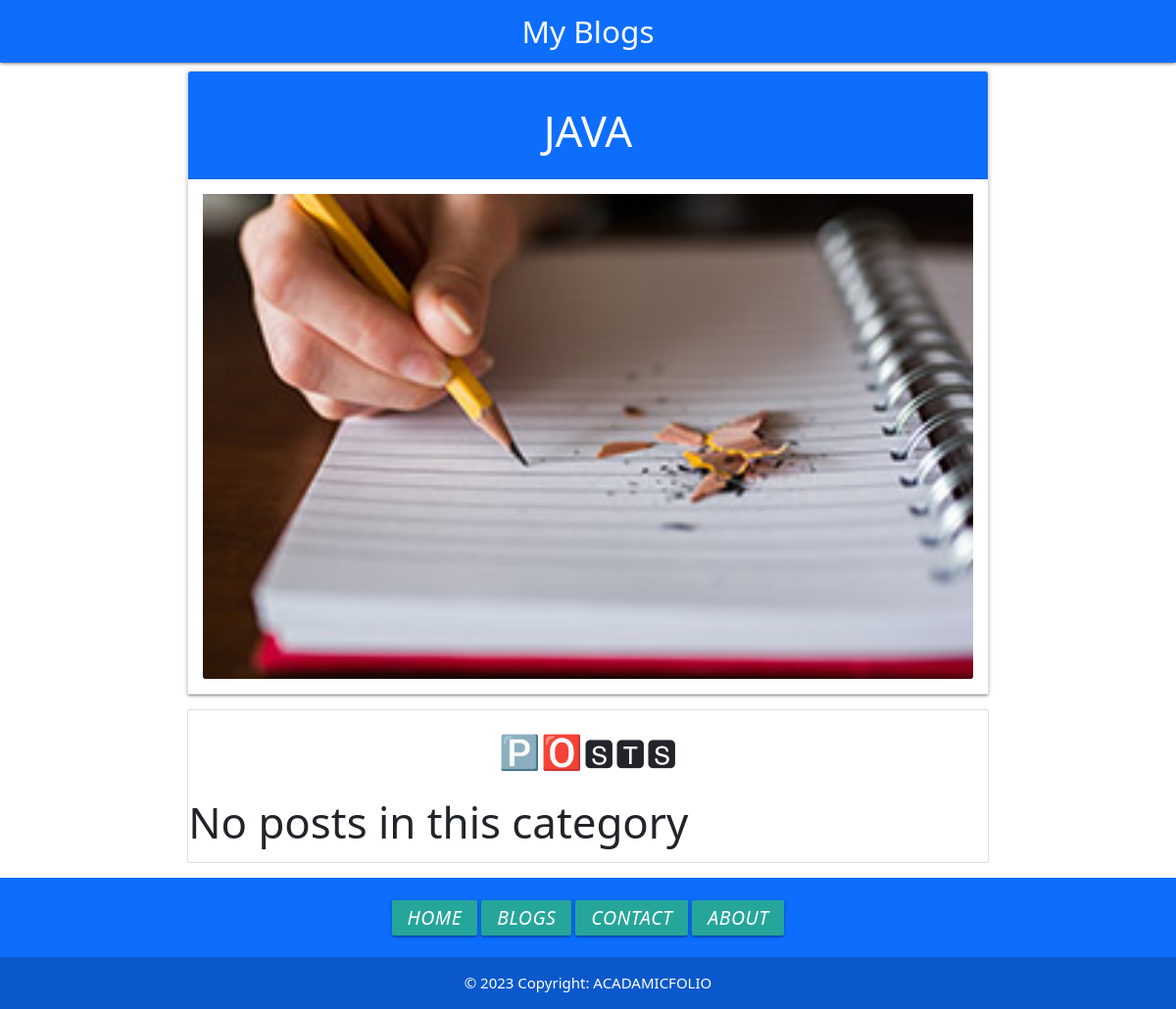
The app's page /category/cate3 with its own data.
### website/models.py (models this page shows, shortened)
class Category(models.Model):
    category_id = models.AutoField(primary_key=True)
    title = models.CharField(max_length=100)
    discription = models.TextField()
    url = models.CharField(max_length=100)
    image = models.ImageField(upload_to='category/')
    add_date = models.DateTimeField(auto_now_add=True, null=True)

### website/views.py (the view)
# urls.py: path('category/<slug:url>',category)
def category(request, url):
    cate = Category.objects.get(url=url)
    posts = Post.objects.filter(cate=cate)
    return render(request, "category.html", {'cate': cate, 'posts': posts})

### templates/category.html (shortened to what this page needs)
{%extends 'base.html' %}
{% block scripts %}
<link href="https://cdn.jsdelivr.net/npm/bootstrap@5.0.2/dist/css/bootstrap.min.css" rel="stylesheet">
{% endblock scripts %}
{%block body%}
<div class="container">
    <div class="card text-center">
        <div class="card-header bg-primary text-white">
          <h3>{{cate.title}}</h3>
        </div>
        <div class="card-body">
          <img src="/media/{{cate.image}}" class="card-img-bottom" alt="...">
        </div>
      </div>
    <div class="collection">
      <h4 class="text-center ">🅿🅾🆂🆃🆂</h4>
        {%for p in posts %}
        <a href="/blog/{{p.url}}" class="collection-item">{{p.title}}</a>
        {% empty %}
        <h3>No posts in this category</h3>
        {%endfor%}
    </div>
</div>
{%endblock%}

### records on screen
Category: title "JAVA", image (picture)
